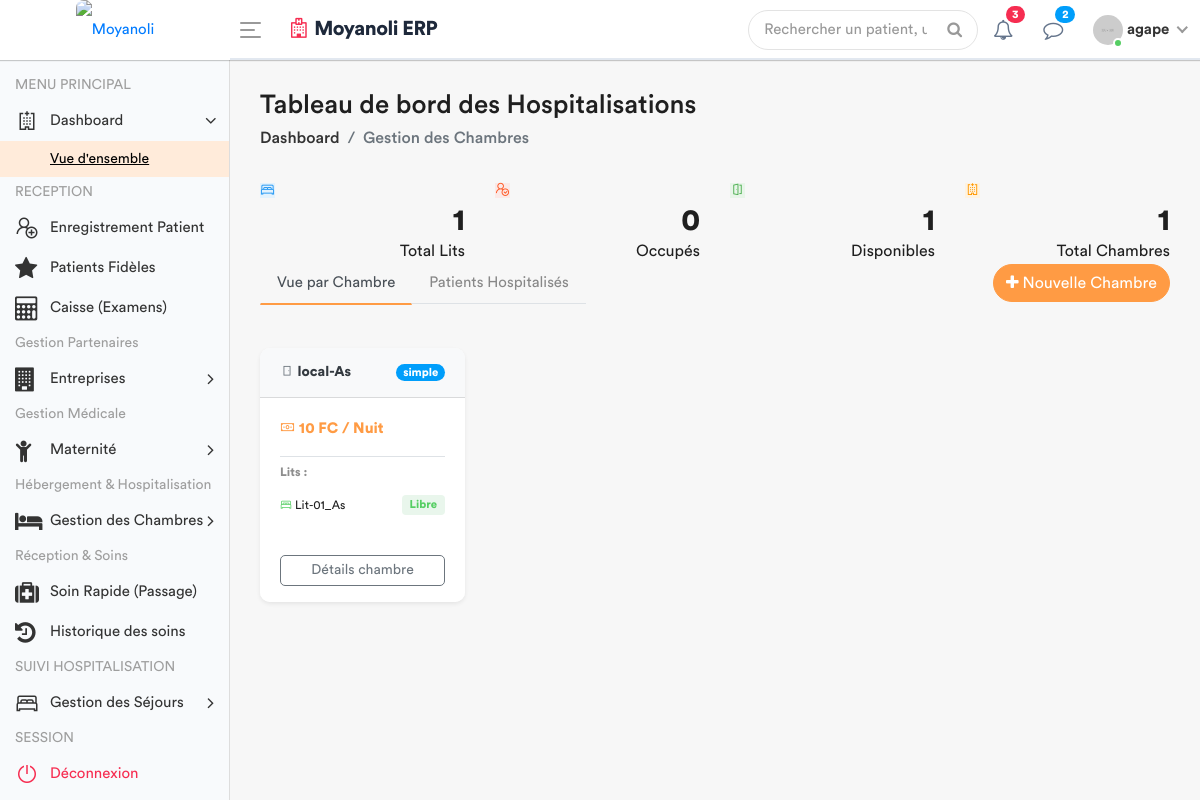
/chambres/ (signed in), run on an earlier commit of the app's database.
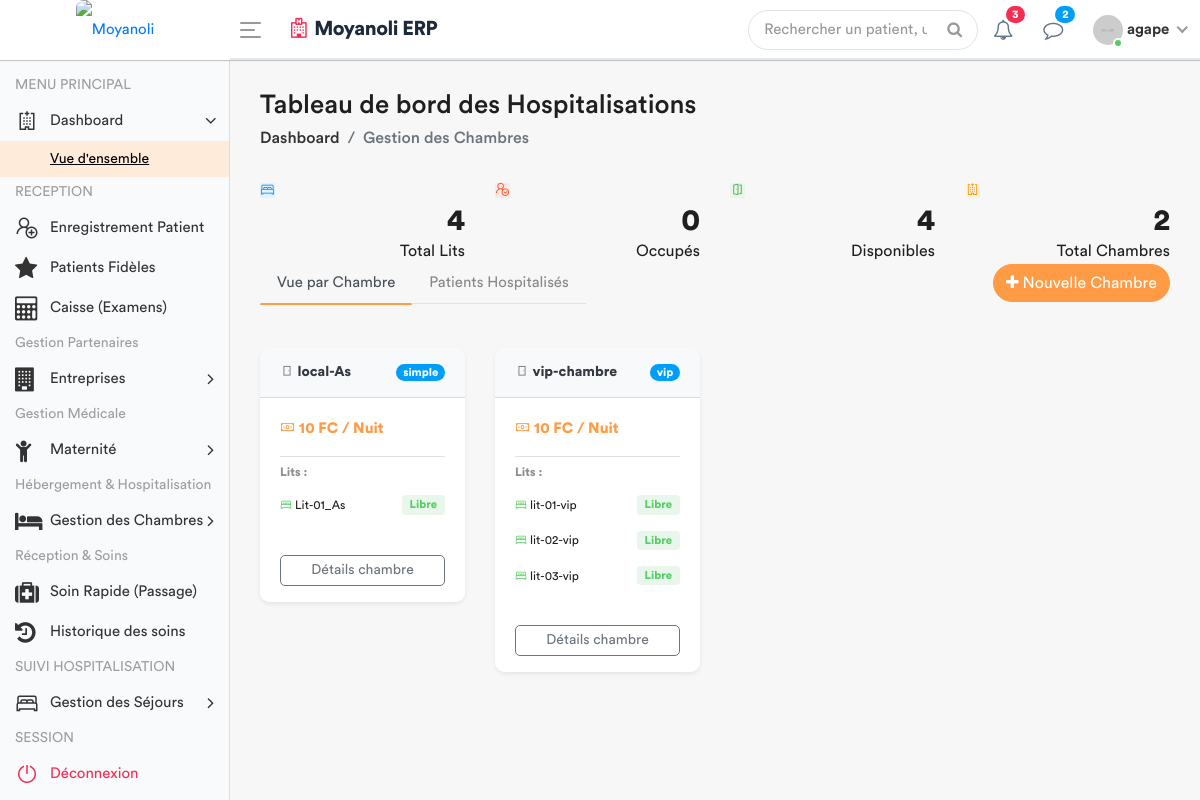
And on a later commit of the database.
### apps/models.py (models this page shows, shortened)
class Chambre(models.Model):
    nom = models.CharField(max_length=50, default="Sans nom")
    type_chambre = models.ForeignKey(TypeChambre, on_delete=models.CASCADE)
    est_active = models.BooleanField(default=True)

class TypeChambre(models.Model):
    libelle = models.CharField(max_length=100)
    prix_nuitée = models.DecimalField(max_digits=10, decimal_places=2, default=0.00)

class Lit(models.Model):
    chambre = models.ForeignKey(Chambre, related_name='lits', on_delete=models.CASCADE)
    nom_lit = models.CharField(max_length=50)
    est_occupe = models.BooleanField(default=False)
    est_actif = models.BooleanField(default=True)

### apps/views.py (the view)
# urls.py: path('chambres/', views.dashboard_chambres, name='dashboard_chambres'),
@login_required
def dashboard_chambres(request):
    chambres = Chambre.objects.all().select_related('type_chambre').prefetch_related('lits')
    role = Fonction.objects.filter(userKey=request.user).select_related('fonctionKey').first()
    fonctionKey = role.fonctionKey.roleName if role else None
    stats = Lit.objects.aggregate(
        total_lits=Count('id', filter=Q(est_actif=True)),
        lits_occupes=Count('id', filter=Q(est_occupe=True, est_actif=True)),
        lits_disponibles=Count('id', filter=Q(est_occupe=False, est_actif=True))
    )
    context = {
        'fonctionKey': fonctionKey,
        'chambres': chambres,
        'total_chambres': chambres.filter(est_active=True).count(),
        'total_lits': stats['total_lits'],
        'lits_occupes': stats['lits_occupes'],
        'lits_disponibles': stats['lits_disponibles'],
    }
    return render(request, 'back-end/hospitalisation/dashboard_chambres.html', context)

### apps/templates/back-end/hospitalisation/dashboard_chambres.html (shortened to what this page needs)
<!DOCTYPE html>
{% load static %}
<html lang="fr">
    <head>
        {% include 'back-end/includes/css.html' %}
    </head>
    <body>
        <div class="main-wrapper">
            {% include 'back-end/includes/header.html' %}
            {% include 'back-end/includes/sidebar.html' %}
            <div class="page-wrapper">
                <div class="content container-fluid">
                    <div class="page-header">
                        <div class="row align-items-center">
                            <div class="col">
                                <h3 class="page-title">Tableau de bord des Hospitalisations</h3>
                                <ul class="breadcrumb">
                                    <li class="breadcrumb-item"><a href="{% url 'dashboard' %}">Dashboard</a></li>
                                    <li class="breadcrumb-item active">Gestion des Chambres</li>
                                </ul>
                            </div>
                        </div>
                    </div>
                    <div class="row">
                        <div class="col-md-6 col-sm-6 col-lg-6 col-xl-3">
                            <div class="dash-widget">
                                <span class="dash-widget-bg1"><i class="la la-bed"></i></span>
                                <div class="dash-widget-info text-right">
                                    <h3>{{ total_lits|default:"0" }}</h3>
                                    <span class="widget-title1">Total Lits</span>
                                </div>
                            </div>
                        </div>
                        <div class="col-md-6 col-sm-6 col-lg-6 col-xl-3">
                            <div class="dash-widget">
                                <span class="dash-widget-bg2"><i class="la la-user-check"></i></span>
                                <div class="dash-widget-info text-right">
                                    <h3>{{ lits_occupes|default:"0" }}</h3>
                                    <span class="widget-title2">Occupés</span>
                                </div>
                            </div>
                        </div>
                        <div class="col-md-6 col-sm-6 col-lg-6 col-xl-3">
                            <div class="dash-widget">
                                <span class="dash-widget-bg3"><i class="la la-door-open"></i></span>
                                <div class="dash-widget-info text-right">
                                    <h3>{{ lits_disponibles|default:"0" }}</h3>
                                    <span class="widget-title3">Disponibles</span>
                                </div>
                            </div>
                        </div>
                        <div class="col-md-6 col-sm-6 col-lg-6 col-xl-3">
                            <div class="dash-widget">
                                <span class="dash-widget-bg4"><i class="la la-hospital"></i></span>
                                <div class="dash-widget-info text-right">
                                    <h3>{{ total_chambres|default:"0" }}</h3>
                                    <span class="widget-title4">Total Chambres</span>
                                </div>
                            </div>
                        </div>
                    </div>
                    <div class="row mb-4">
                        <div class="col-sm-12 d-flex justify-content-between align-items-center flex-wrap">
                            <div class="nav-tabs-custom">
                                <ul class="nav nav-tabs nav-tabs-bottom">
                                    <li class="nav-item"><a class="nav-link active" href="#vue-chambres" data-toggle="tab">Vue par Chambre</a></li>
                                    <li class="nav-item"><a class="nav-link" href="#liste-patients" data-toggle="tab">Patients Hospitalisés</a></li>
                                </ul>
                            </div>
                            {% if fonctionKey == 'receptionniste' or fonctionKey == 'administrateur' %}
                            <div class="action-buttons mt-2 mt-sm-0">
                                <a href="#" class="btn btn-primary rounded-pill"><i class="fa fa-plus"></i> Nouvelle Chambre</a>
                            </div>
                            {% endif %}
                        </div>
                    </div>
                    <div class="tab-content">
                        <div class="tab-pane show active" id="vue-chambres">
                            <div class="row">
                                {% for chambre in chambres %}
                                <div class="col-md-4 col-sm-6 col-lg-4 col-xl-3">
                                    <div class="card border-0 shadow-sm mb-4" style="border-radius: 10px; overflow: hidden;">
                                        <div class="card-header bg-light d-flex justify-content-between align-items-center py-3">
                                            <h5 class="m-0 font-weight-bold text-dark">
                                                <i class="la la-door-closed text-secondary"></i> {{ chambre.nom }}
                                            </h5>
                                            <span class="badge badge-pill badge-info">
                                                {{ chambre.type_chambre.libelle }}
                                            </span>
                                        </div>
                                        <div class="card-body">
                                            <p class="text-primary font-weight-bold mb-3">
                                                <i class="la la-money-bill"></i> {{ chambre.type_chambre.prix_nuitée|floatformat:0 }} FC / Nuit
                                            </p>
                                            <h6 class="font-weight-bold text-muted border-top pt-2">Lits :</h6>
                                            <div class="list-group list-group-flush">
                                                {% for lit in chambre.lits.all %}
                                                <div class="d-flex justify-content-between align-items-center py-2">
                                                    <span class="small font-weight-medium">
                                                        <i class="la la-bed {% if lit.est_occupe %}text-danger{% else %}text-success{% endif %}"></i>
                                                        {{ lit.nom_lit }}
                                                    </span>
                                                    {% if not lit.est_actif %}
                                                        <span class="badge badge-warning-light text-warning px-2 py-1 small">Maintenance</span>
                                                    {% elif lit.est_occupe %}
                                                        <span class="badge badge-danger-light text-danger px-2 py-1 small">Occupé</span>
                                                    {% else %}
                                                        <span class="badge badge-success-light text-success px-2 py-1 small">Libre</span>
                                                    {% endif %}
                                                </div>
                                                {% empty %}
                                                <p class="text-muted small italic m-0">Aucun lit configuré</p>
                                                {% endfor %}
                                            </div>
                                        </div>
                                        <div class="card-footer bg-white border-0 text-center pb-3">
                                            <a href="#" class="btn btn-sm btn-block btn-outline-secondary">Détails chambre</a>
                                        </div>
                                    </div>
                                </div>
                                {% empty %}
                                <div class="col-12 text-center py-5">
                                    <i class="la la-bed" style="font-size: 4rem; color: #ddd;"></i>
                                    <p class="text-muted mt-2">Aucune chambre disponible dans la base.</p>
                                </div>
                                {% endfor %}
                            </div>
                        </div>
                    </div>
                </div>
            </div>
        </div>
    </body>
</html>

### apps/templates/back-end/includes/css.html (shortened to what this page needs)
{% load static %}
        <link rel="stylesheet" href="{% static 'back-end/assets/css/bootstrap.min.css'%}">
        <link rel="stylesheet" href="{% static 'back-end/assets/css/font-awesome.min.css'%}">
        <link rel="stylesheet" href="{% static 'back-end/assets/css/line-awesome.min.css'%}">
		<link rel="stylesheet" href="{% static 'back-end/assets/plugins/morris/morris.css'%}">
        <link rel="stylesheet" href="{% static 'back-end/assets/css/style.css'%}">
		<link rel="stylesheet" href="{% static 'back-end/assets/css/dataTables.bootstrap4.min.css'%}">
		<link rel="stylesheet" href="{% static 'back-end/assets/css/select2.min.css'%}">
		<link rel="stylesheet" href="{% static 'back-end/assets/css/bootstrap-datetimepicker.min.css'%}">

### apps/templates/back-end/includes/header.html (shortened to what this page needs)
{% load static %}
<div class="header" style="background: #ffffff; border-bottom: 2px solid #e2e8f0;">
    <div class="header-left" style="background: #ffffff;">
        <a href="{% url 'home' %}" class="logo">
            <img src="{% static 'front-end/assets/dr/logo.jpeg' %}" width="45" height="45" alt="Moyanoli" style="border-radius: 8px;">
        </a>
    </div>
    <a id="toggle_btn" href="javascript:void(0);" style="color: #007bff;">
        <span class="bar-icon">
            <span></span>
            <span></span>
            <span></span>
        </span>
    </a>
    <div class="page-title-box">
        <h3 style="color: #1e293b; font-weight: 700; letter-spacing: -0.5px;">
            <i class="fa fa-hospital-o text-danger mr-2"></i>Moyanoli ERP
        </h3>
    </div>
    <ul class="nav user-menu">
        <li class="nav-item">
            <div class="top-nav-search">
                <form action="#">
                    <input class="form-control" type="text" placeholder="Rechercher un patient, un dossier...">
                    <button class="btn" type="submit"><i class="fa fa-search"></i></button>
                </form>
            </div>
        </li>
        <li class="nav-item dropdown">
            <a href="#" class="dropdown-toggle nav-link" data-toggle="dropdown">
                <i class="fa fa-bell-o" style="color: #64748b;"></i> <span class="badge badge-pill bg-danger">3</span>
            </a>
        </li>
        <li class="nav-item dropdown">
            <a href="#" class="dropdown-toggle nav-link" data-toggle="dropdown">
                <i class="fa fa-comment-o" style="color: #64748b;"></i> <span class="badge badge-pill bg-info">2</span>
            </a>
        </li>
        <li class="nav-item dropdown has-arrow main-drop">
            <a href="#" class="dropdown-toggle nav-link" data-toggle="dropdown">
                <span class="user-img">
                    <img src="{% static 'back-end/assets/img/profiles/avatar-21.jpg' %}" alt="">
                    <span class="status online"></span>
                </span>
                <span style="font-weight: 600;">{{ user.username }}</span>
            </a>
        </li>
    </ul>
</div>

### apps/templates/back-end/includes/sidebar.html (shortened to what this page needs)
<div class="sidebar" id="sidebar" style="background-color: #f8fafc;">
    <div class="sidebar-inner slimscroll">
        <div id="sidebar-menu" class="sidebar-menu">
            <ul>
                <li class="menu-title"> <span>MENU PRINCIPAL</span> </li>
                <li class="submenu">
                    <a href="#"><i class="la la-hospital"></i> <span> Dashboard</span> <span class="menu-arrow"></span></a>
                    <ul style="display: none;">
                        <li><a class="active" href="{% url 'dashboard' %}">Vue d'ensemble</a></li>
                    </ul>
                </li>
                {% if fonctionKey == 'receptionniste' %}
                    <li class="menu-title"> <span>RECEPTION</span> </li>
                    <li><a href="{% url 'enregistrement_patient' %}"><i class="la la-user-plus"></i> <span>Enregistrement Patient</span></a></li>
                    <li>
    <a href="{% url 'liste_patients_avec_carte' %}">
        <i class="fa fa-star"></i> <span>Patients Fidèles</span>
    </a>
</li>
                    <li><a href="{% url 'liste_attente_caisse' %}"><i class="fa fa-calculator"></i> <span>Caisse (Examens)</span></a></li>
                    <li class="menu-title"> <span>Gestion Partenaires</span> </li>
                    <li class="submenu">
                        <a href="#"><i class="fa fa-building"></i> <span>Entreprises</span> <span class="menu-arrow"></span></a>
                    </li>
                    <li class="menu-title">
                        <span>Gestion Médicale</span>
                    </li>
                    <li class="submenu">
                        <a href="#"><i class="fa fa-child"></i> <span> Maternité</span> <span class="menu-arrow"></span></a>
                    </li>
                    <li class="menu-title">
    <span>Hébergement & Hospitalisation</span>
</li>
<li class="submenu">
    <a href="#"><i class="fa fa-bed"></i> <span>Gestion des Chambres</span> <span class="menu-arrow"></span></a>
</li>
                <li class="menu-title">
    <span>Réception & Soins</span>
</li>
<li>
    <a href="{% url 'soin_rapide' %}">
        <i class="fa fa-medkit"></i>
        <span>Soin Rapide (Passage)</span>
    </a>
</li>
<li>
    <a href="{% url 'historique_soins' %}">
        <i class="fa fa-history"></i>
        <span>Historique des soins</span>
    </a>
</li>
                {% endif %}
                {% if fonctionKey == 'receptionniste' or fonctionKey == 'infirmier' or fonctionKey == 'admin' %}
                    <li class="menu-title"> <span>SUIVI HOSPITALISATION</span> </li>
                    <li class="submenu">
                        <a href="#"><i class="la la-bed"></i> <span> Gestion des Séjours </span> <span class="menu-arrow"></span></a>
                    </li>
                {% endif %}
                <li class="menu-title"> <span>SESSION</span> </li>
                <li><a href="{% url 'deco' %}" class="text-danger"><i class="la la-power-off"></i> <span>Déconnexion</span></a></li>
            </ul>
        </div>
    </div>
</div>

### apps/templates/back-end/includes/js.html (shortened to what this page needs)
{% load static %}

What changed in the data, as far as the page shows it:
added Chambre: nom "vip-chambre", type_chambre.libelle "vip", type_chambre.prix_nuitée "10"
added Lit: est_occupe False (drawn), nom_lit "lit-01-vip", est_actif "Libre", shown under "vip-chambre"
added Lit: est_occupe False (drawn), nom_lit "lit-02-vip", est_actif "Libre", shown under "vip-chambre"
added Lit: est_occupe False (drawn), nom_lit "lit-03-vip", est_actif "Libre", shown under "vip-chambre"
Also different on the page:
{{ total_lits|default:"0" }}: "1" → "4"
{{ lits_disponibles|default:"0" }}: "1" → "4"
{{ total_chambres|default:"0" }}: "1" → "2"
